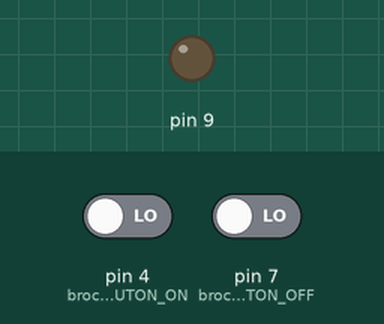
This sketch was run on a simulated Arduino Uno, built with avr-gcc and run on an emulated ATmega328P. Parts: output pins drawn as LEDs (lit = HIGH). The test bench sets the inputs (shaded band); at power-on: pin 4 (brocheBOUTON_ON) LOW, pin 7 (brocheBOUTON_OFF) LOW.

Above: at 1.2 s.
1.3 s: pin 4 (brocheBOUTON_ON) driven HIGH
At 2.3 s:
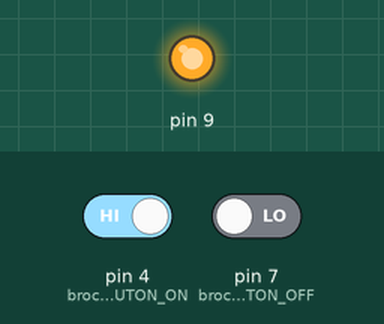
Timing chart, 0 to 4.3 s (numbered marks = the images above; inputs shaded):
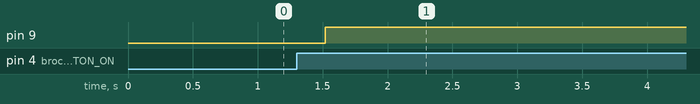

Measured:
- after the input at 1.3 s, pin 9: LOW → HIGH after 0.22 s

The sketch:

lab4.17.ino
```cpp
int brocheBOUTON_ON = 4;
int brocheBOUTON_OFF = 7;
int etatBOUTON_ON = 0;
int etatBOUTON_OFF = 0;

void setup() {
   pinMode(9, OUTPUT); //
   pinMode(brocheBOUTON_ON, INPUT);
   pinMode(brocheBOUTON_OFF, INPUT);
}

void loop()
{

  etatBOUTON_ON  = digitalRead(brocheBOUTON_ON);
  etatBOUTON_OFF = digitalRead(brocheBOUTON_OFF);

  // Implémentation d'exclusion mutuelle
  if (etatBOUTON_ON == HIGH) // bouton2 appuyé
  {
    // bouton OFF a très bien pu être appuyé également mais on l'ignore
    delay(200);
    digitalWrite(9,HIGH);
  }
  else if(etatBOUTON_OFF == HIGH) // bouton2 appuyé
  {
    // bouton ON a très bien pu être appuyé également mais on l'ignore
    delay(200);
    digitalWrite(9,LOW);
  }

  delay( 33 ); // Les boutons sont lus à une fréquence de 30Hz
}
```
